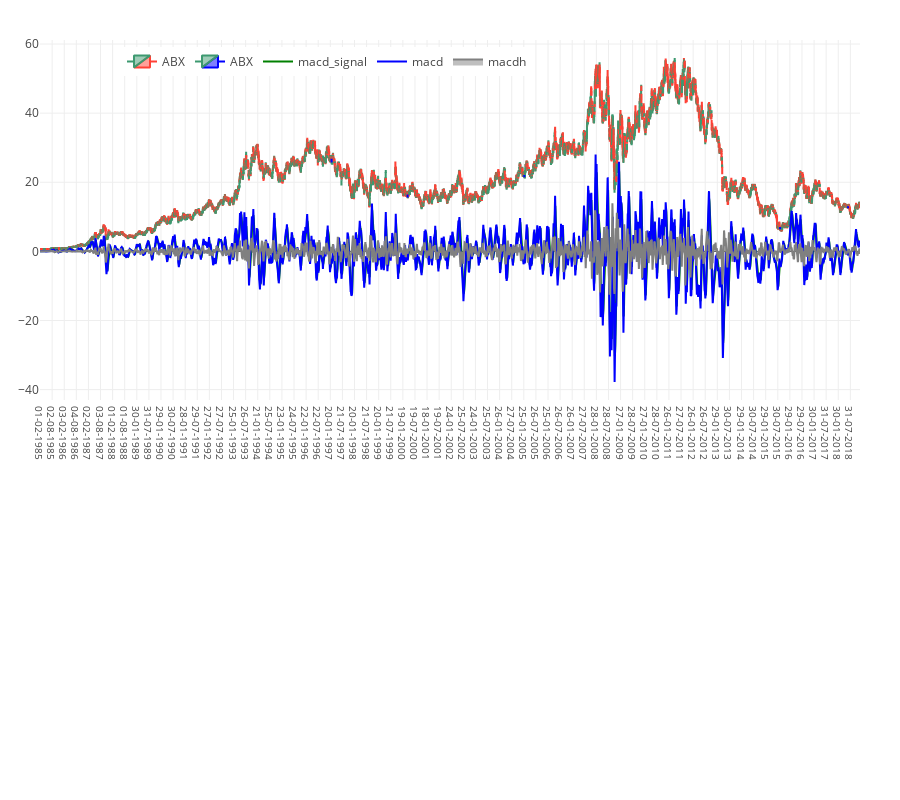

This figure's notebook cell:
### Code cell
plot_df(test_asset, signal_name='divergence_signal')

### Figure 1 — Plotly figure (JSON) as saved in the notebook; plotly's stock layout.template omitted (floating-point values rounded to 4 significant figures; data arrays with more than 128 entries replaced by an {"elided": "..."} marker saying what was removed)
{"data": [{"close": {"elided": "8543 float values"}, "high": {"elided": "8543 float values"}, "low": {"elided": "8543 float values"}, "name": "ABX", "open": {"elided": "8543 float values"}, "type": "candlestick", "x": {"elided": "8543 str values"}, "yaxis": "y"}, {"close": [1.749, 4.84, 26.12, 15.94, 21.74, 28.84, 28.67, 12.44, 6.69, 12.75], "decreasing": {"line": {"color": "blue"}}, "high": [1.764, 4.871, 26.5, 16.38, 21.99, 28.91, 28.67, 12.49, 6.78, 12.8], "hoverinfo": "none", "low": [1.717, 4.746, 25.75, 15.56, 21.61, 27.63, 27.79, 12.23, 6.5, 12.57], "name": "ABX", "open": [1.749, 4.809, 26.5, 16.19, 21.81, 28.64, 28.06, 12.42, 6.74, 12.79], "type": "candlestick", "x": ["20-11-1986", "25-05-1989", "06-02-1997", "29-03-2000", "01-02-2005", "04-10-2006", "27-06-2007", "21-05-2015", "02-09-2015", "26-06-2018"], "yaxis": "y"}, {"marker": {"color": "green"}, "name": "macd_signal", "type": "scatter", "x": {"elided": "8543 str values"}, "y": {"elided": "8543 float values"}, "yaxis": "y"}, {"marker": {"color": "blue"}, "name": "macd", "type": "scatter", "x": {"elided": "8543 str values"}, "y": {"elided": "8543 float values"}, "yaxis": "y"}, {"fill": "tozeroy", "marker": {"color": "grey"}, "name": "macdh", "type": "scatter", "x": {"elided": "8543 str values"}, "y": {"elided": "8543 float values"}, "yaxis": "y"}], "layout": {"height": 800, "legend": {"orientation": "h", "x": 0.1, "y": 0.95, "yanchor": "bottom"}, "margin": {"b": 40, "l": 40, "r": 40, "t": 40}, "xaxis": {"rangeselector": {"visible": true}, "rangeslider": {"visible": false}, "tickfont": {"size": 10}, "type": "category"}, "yaxis": {"domain": [0.5, 1]}, "yaxis2": {"domain": [0, 0.5]}}}
